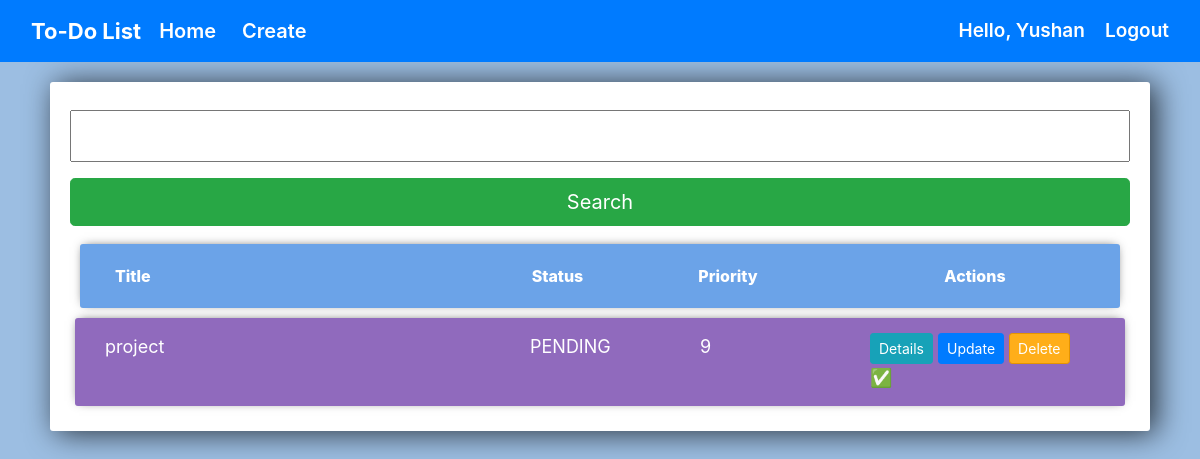
Page / (signed in) on the committed database.
### todo/models.py (models this page shows, shortened)
class TODO(models.Model):
    status_choices = [
    ('COMPLETED', 'COMPLETED'),
    ('PENDING', 'PENDING'),
    ]
    priority_choices = [
    (1,'1️'),
    (2, '2️'),
    (3, '3️'),
    (4, '4️'),
    (5, '5️'),
    (6, '6️'),
    (7, '7️'),
    (8, '8️'),
    (9, '9️'),
    (10, '10'),
    ]
    title = models.CharField(max_length=50)
    task = models.TextField(blank=False)
    status = models.CharField(max_length=20 , choices=status_choices)
    """ related name helps to connect priority with the user"""
    user  = models.ForeignKey(User  , on_delete= models.CASCADE, related_name='priority')
    date = models.DateTimeField(auto_now_add=True)
    priority = models.IntegerField(max_length=2 , choices=priority_choices)

### todo/views.py (the view)
# urls.py: 2. Add a URL to urlpatterns:  path('', views.home, name='home')
@login_required(login_url='loginpage')
def home(request):
    if request.user.is_authenticated:
        user = request.user
        tasks = TODO.objects.filter(user = user).order_by('-status','-priority')
        myFilter = WorkFilter(request.GET, queryset = tasks)
        tasks = myFilter.qs
        context = {
            'tasks':tasks,
            'myFilter':myFilter
        }
        return render(request,'todo/list.html',context)

### todo/templates/todo/list.html (shortened to what this page needs)
{% extends 'todo/base.html' %}
{% load static %}
{% block body%}
	<link rel="stylesheet" href="https://stackpath.bootstrapcdn.com/bootstrap/4.3.1/css/bootstrap.min.css">
	<div class="center-column">
		{% if tasks|length == 0 %}
			<div class="empty">
				<b>No Todos</b>
			</div>
		{%else%}
			<div>
				<form class="search" method="GET">
					{{myFilter.form.Title}}
					<input class="btn btn-lg btn-success" type="submit" value="Search">
				</form>
			</div>
			<div class="item-nav">
				<div class="container">
					<div class="row">
						<div class="col-lg-5">
							<span>Title</span>
						</div>
						<div class="col-sm-2">
							<span >Status</span>
						</div>
						<div class="col-sm-2">
							<span >Priority</span>
						</div>
						<div class="col-md-3 action">
							<span >Actions</span>
						</div>
					</div>
				</div>
			</div>
			<div class="todo-nav">
			{% for task in tasks %}
				<div class="item-row">
					<div class="container">
						<div class="row">
							<div class="col-lg-5">
								{% if task.status == 'COMPLETED' %}
									<strike style="color: red">
										<span style='color:black'>{{task.title}}</span>
									</strike>
								{%else%}
									<span>{{task.title}}</span>
								{% endif %}
							</div>
							<div class="col-sm-2">
								{% if task.status == 'PENDING'%}
									{{task.status}}
								{%else%}
									{{task.status}}
								{%endif%}
							</div>
							<div class="col-sm-2">
								<span class="distance">{{task.priority}}</span>
							</div>
							<div class="col-md-3">
								<a class="btn btn-sm btn-info change" href="{% url 'detailpage' task.pk %}">Details</a>
								<a class="btn btn-sm btn-primary " href="{% url 'updatepage' task.pk %}">Update</a>
								<a class="btn btn-sm btn-danger " href="{% url 'deletepage' task.pk %}">Delete</a>
								{% if task.status == 'PENDING'%}
									<a href="../change-status/{{task.pk}}/COMPLETED/" title="Mark Completed" class="">✅</a>
								{%else%}
									<a href="../change-status/{{task.pk}}/PENDING/" title="Mark Pending" class="">🕒</a>
								{%endif%}
							</div>
						</div>
					</div>
				</div>
			{% endfor %}
			</div>
		{% endif %}
	</div>
{% endblock %}

### todo/templates/todo/base.html (shortened to what this page needs)
{% load static %}
<!DOCTYPE html>
<html>
<head>
	<link href="https://cdn.jsdelivr.net/npm/bootstrap@5.0.0-beta3/dist/css/bootstrap.min.css" rel="stylesheet">
	<link rel="stylesheet" href="https://maxcdn.bootstrapcdn.com/bootstrap/4.0.0/css/bootstrap.min.css">
    <link rel="stylesheet" href="{% static 'css/style.css' %}">
</head>
<body>
    <nav class="navbar navbar-expand-lg navbar-dark bg-primary">
        <div class="container-fluid">
          <a class="heading" >To-Do List</a>
          <div class="collapse navbar-collapse" id="navbarText">
              <ul class="navbar-nav me-auto mb-2 mb-lg-0">
                  <li class="nav-item">
                  <a class="nav-link active " href="{% url 'home' %}">Home</a>
                  </li>
                  <li >
                  <a class="nav-link active" href="{% url 'create' %}">Create</a>
                  </li>
              </ul>
              <span style='text-transform:capitalize' class="hello_msg">Hello, {{request.user}}</span>
                <span class="user"><a class="hello_msg"  href="{% url 'logout' %}">Logout</a></span>
          </div>
      </div>
      </nav>
		{% block body %}
		{% endblock %}
</body>
</html>

### todo/static/css/style.css (style rules this page uses)
.heading { color: white ! important; font-size: 22px; font-weight: 700 ; }
.nav-link { color: black; margin-left: 10px; font-weight: 600; font-size: 20px; }
.hello_msg { color: white; font-size: 19px; font-weight: 600; }
.user { margin-left: 20px; }

### todo/templates/todo/list.html (style rules this page uses)
body { background-color: #9cbee2; }
input { width: 100%; padding: 12px 20px; margin: 8px 0; box-sizing: border-box; }
input::placeholder { color: #d3d3d3; }
.center-column { width:1100px; margin: 20px auto; padding:20px; background-color: #fff; border-radius: 3px; box-shadow: 6px 2px 30px 0px rgba(0,0,0,0.75); }
.item-row { background-color: #906abd; margin: 5px; padding: 15px; border-radius: 3px; color: #fff; font-size: 18px; box-shadow: 0px -1px 10px -4px rgba(0,0,0,0.75); }
.btn-danger { background-color: #ffae19; border-color: #e59400; }
.item-nav { margin: 10px; padding: 20px; border-radius: 3px; color: #fff; font-size: 16px; box-shadow: 0px -1px 10px -4px rgba(0,0,0,0.75); background-color: #6BA3E8; font-weight: 800; }
.action { text-align: center !important; }

### rows in the picture
TODO: title "project", status "PENDING", priority "9"

### other values in the picture
{{ request.user }} "Yushan"
